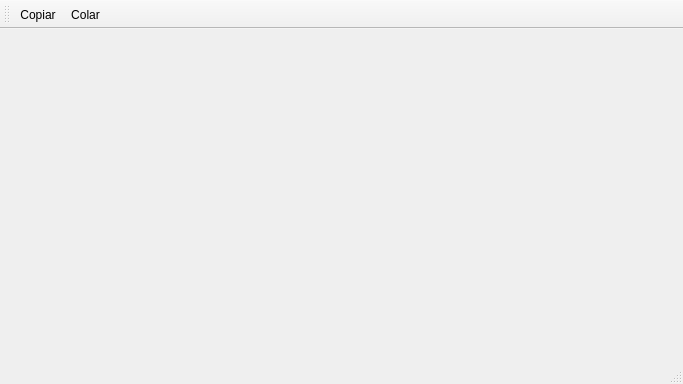
<?xml version="1.0" encoding="UTF-8"?>
<ui version="4.0">
 <class>MainWindow</class>
 <widget class="QMainWindow" name="MainWindow">
  <property name="geometry">
   <rect>
    <x>0</x>
    <y>0</y>
    <width>683</width>
    <height>384</height>
   </rect>
  </property>
  <property name="minimumSize">
   <size>
    <width>683</width>
    <height>384</height>
   </size>
  </property>
  <property name="maximumSize">
   <size>
    <width>683</width>
    <height>384</height>
   </size>
  </property>
  <property name="windowTitle">
   <string>PySide2 QToolBar().</string>
  </property>
  <property name="windowIcon">
   <iconset>
    <normaloff>../../../../images/icons/icon.png</normaloff>../../../../images/icons/icon.png</iconset>
  </property>
  <widget class="QWidget" name="centralwidget"/>
  <widget class="QMenuBar" name="menubar">
   <property name="geometry">
    <rect>
     <x>0</x>
     <y>0</y>
     <width>683</width>
     <height>22</height>
    </rect>
   </property>
  </widget>
  <widget class="QStatusBar" name="statusbar"/>
  <widget class="QToolBar" name="toolBar">
   <property name="windowTitle">
    <string>toolBar</string>
   </property>
   <attribute name="toolBarArea">
    <enum>TopToolBarArea</enum>
   </attribute>
   <attribute name="toolBarBreak">
    <bool>false</bool>
   </attribute>
   <addaction name="action_copiar"/>
   <addaction name="action_colar"/>
  </widget>
  <action name="action_copiar">
   <property name="icon">
    <iconset>
     <normaloff>../../../../images/icons/copy-64x64.png</normaloff>../../../../images/icons/copy-64x64.png</iconset>
   </property>
   <property name="text">
    <string>Copiar</string>
   </property>
   <property name="toolTip">
    <string>Copiar</string>
   </property>
  </action>
  <action name="action_colar">
   <property name="icon">
    <iconset>
     <normaloff>../../../../images/icons/paste-64x64.png</normaloff>../../../../images/icons/paste-64x64.png</iconset>
   </property>
   <property name="text">
    <string>Colar</string>
   </property>
   <property name="toolTip">
    <string>Colar</string>
   </property>
  </action>
 </widget>
 <resources/>
 <connections/>
</ui>
